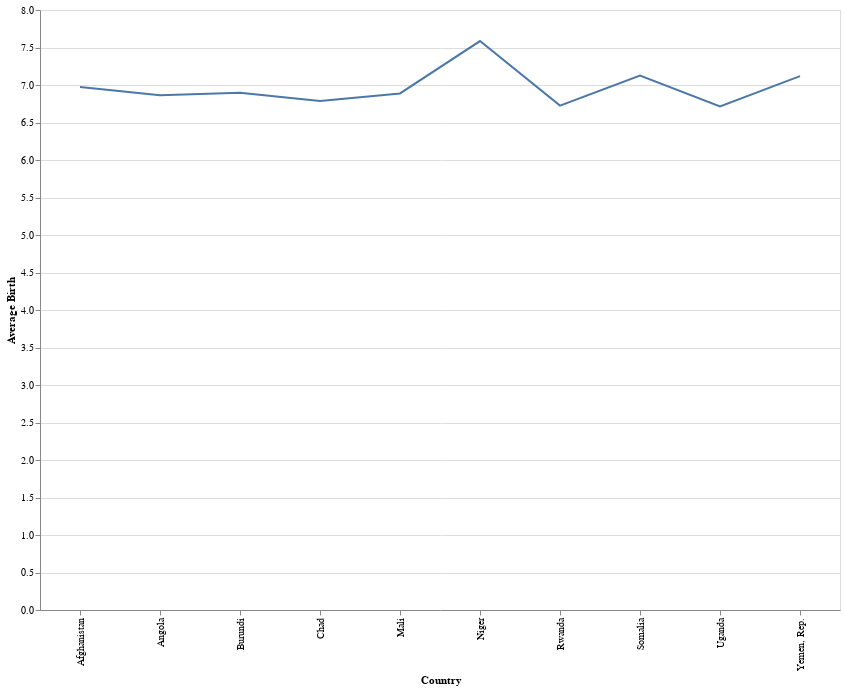

Notebook code cell kept with this figure:
### Code cell
line = alt.Chart(Least_10_Birth_Country).mark_line().encode(
    x='Country',
    y='Average Birth'
)

band = alt.Chart(Average_Birth_rank).mark_errorband(extent='ci').encode(
    x='Country',
    y=alt.Y('Average Birth', title='Average Birth '),
)

(band + line).properties(height=600, width= 800)

### Figure 1 — Vega-Lite specification as saved in the notebook (floating-point values rounded to 4 significant figures)
{"config": {"view": {"continuousWidth": 400, "continuousHeight": 300}}, "layer": [{"data": {"name": "data-c3909d8319ea467607044058abfcb8c2"}, "mark": {"type": "errorband", "extent": "ci"}, "encoding": {"x": {"field": "Country", "type": "nominal"}, "y": {"field": "Average Birth", "title": "Average Birth ", "type": "quantitative"}}}, {"data": {"name": "data-c3909d8319ea467607044058abfcb8c2"}, "mark": "line", "encoding": {"x": {"field": "Country", "type": "nominal"}, "y": {"field": "Average Birth", "type": "quantitative"}}}], "height": 600, "width": 800, "$schema": "https://vega.github.io/schema/vega-lite/v4.17.0.json", "datasets": {"data-c3909d8319ea467607044058abfcb8c2": [{"Country": "Niger", "Code": "NER", "1960-69": 7.516, "1970-79": 7.669, "1980-89": 7.848, "1990-99": 7.73, "2000-09": 7.611, "2010-20": 7.142, "Average Birth": 7.586, "Change Over Time": -4.97}, {"Country": "Somalia", "Code": "SOM", "1960-69": 7.248, "1970-79": 7.065, "1980-89": 7.15, "1990-99": 7.592, "2000-09": 7.325, "2010-20": 6.368, "Average Birth": 7.125, "Change Over Time": -12.14}, {"Country": "Yemen, Rep.", "Code": "YEM", "1960-69": 8.11, "1970-79": 8.537, "1980-89": 8.799, "1990-99": 7.619, "2000-09": 5.528, "2010-20": 4.118, "Average Birth": 7.119, "Change Over Time": -49.22}, {"Country": "Afghanistan", "Code": "AFG", "1960-69": 7.45, "1970-79": 7.45, "1980-89": 7.456, "1990-99": 7.559, "2000-09": 6.901, "2010-20": 5.019, "Average Birth": 6.972, "Change Over Time": -32.63}, {"Country": "Burundi", "Code": "BDI", "1960-69": 7.115, "1970-79": 7.322, "1980-89": 7.421, "1990-99": 7.203, "2000-09": 6.615, "2010-20": 5.702, "Average Birth": 6.896, "Change Over Time": -19.86}, {"Country": "Mali", "Code": "MLI", "1960-69": 7.042, "1970-79": 7.149, "1980-89": 7.153, "1990-99": 7.062, "2000-09": 6.785, "2010-20": 6.135, "Average Birth": 6.888, "Change Over Time": -12.87}, {"Country": "Angola", "Code": "AGO", "1960-69": 7.066, "1970-79": 7.477, "1980-89": 7.43, "1990-99": 6.965, "2000-09": 6.467, "2010-20": 5.778, "Average Birth": 6.864, "Change Over Time": -18.22}, {"Country": "Chad", "Code": "TCD", "1960-69": 6.342, "1970-79": 6.744, "1980-89": 7.111, "1990-99": 7.391, "2000-09": 7.076, "2010-20": 6.059, "Average Birth": 6.787, "Change Over Time": -4.461}, {"Country": "Rwanda", "Code": "RWA", "1960-69": 8.199, "1970-79": 8.352, "1980-89": 8.112, "1990-99": 6.339, "2000-09": 5.165, "2010-20": 4.185, "Average Birth": 6.725, "Change Over Time": -48.97}, {"Country": "Uganda", "Code": "UGA", "1960-69": 7.074, "1970-79": 7.103, "1980-89": 7.101, "1990-99": 7.016, "2000-09": 6.595, "2010-20": 5.4, "Average Birth": 6.715, "Change Over Time": -23.67}]}}
